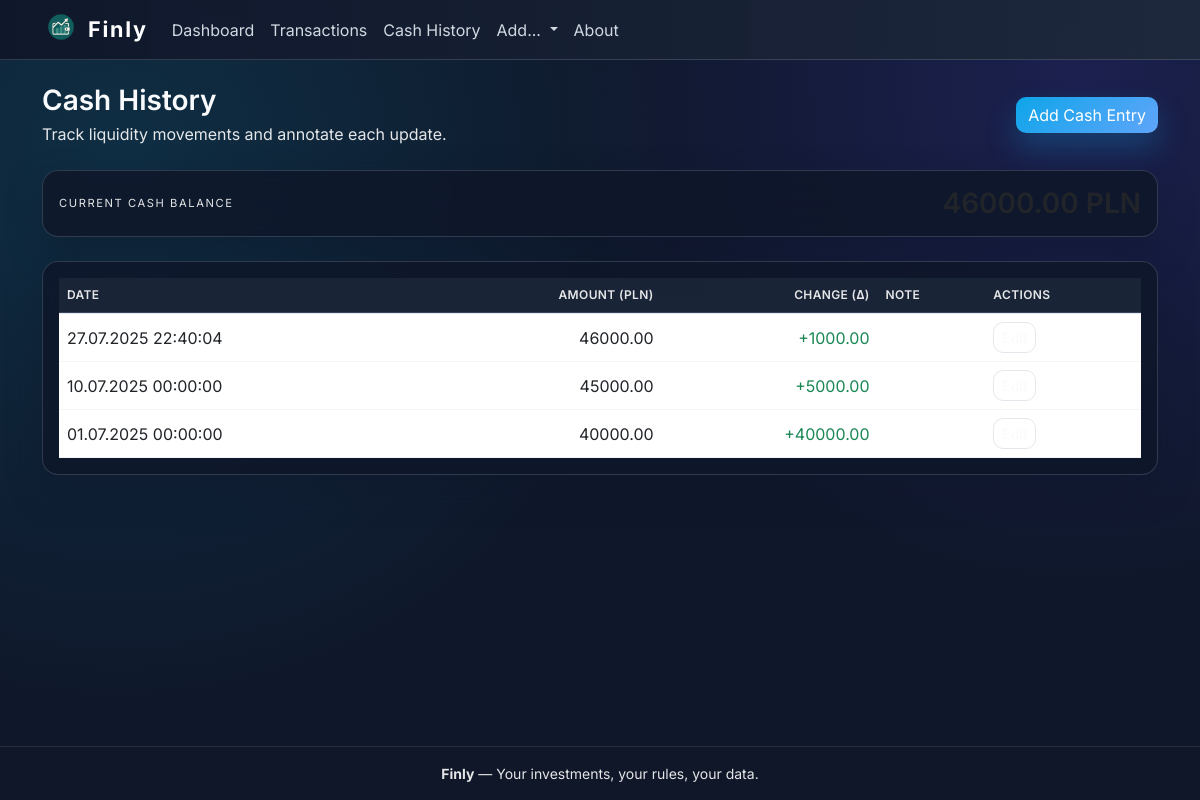
Page /cash/history on the earlier database version.
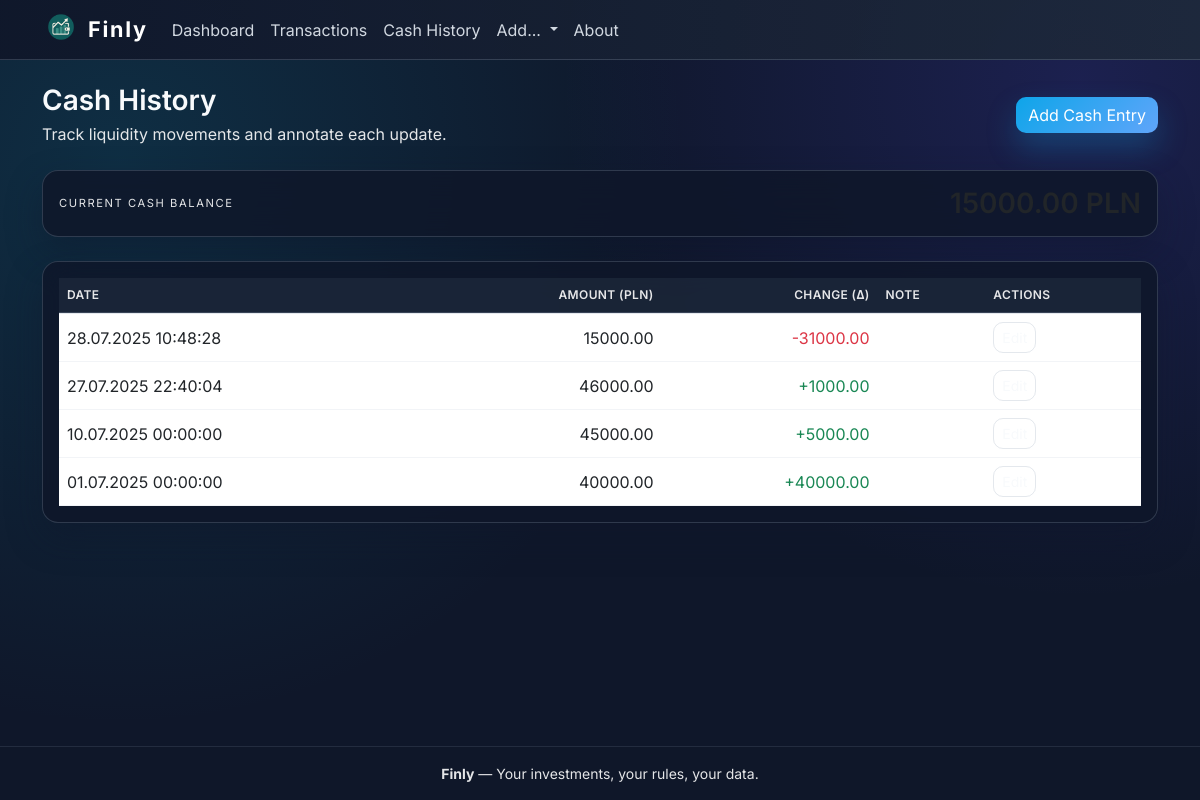
Same page on the later database version.
### tables this page shows
CREATE TABLE cash_deposits (
        id INTEGER PRIMARY KEY AUTOINCREMENT,
        created_at TEXT NOT NULL,
        amount REAL NOT NULL,
        delta REAL NOT NULL,
        note TEXT
    );

### routes/cash.py (the view)
@cash_bp.route('/history')
def cash_history():
    db = get_db()
    cur = db.cursor()
    cur.execute("SELECT * FROM cash_deposits ORDER BY created_at DESC")
    deposits = cur.fetchall()
    cur.execute("SELECT amount FROM cash_deposits ORDER BY created_at DESC LIMIT 1")
    current_row = cur.fetchone()
    if current_row:
        current_balance = (
            current_row["amount"] if hasattr(current_row, "keys") else current_row[0]
        )
    else:
        current_balance = 0.0
    return render_template(
        'cash_history.html',
        deposits=deposits,
        current_balance=current_balance
    )

### app.py (called while the page is built)
@app.context_processor
def inject_globals():
    return {"current_year": datetime.now().year}

### db.py (called while the page is built)
def get_db():
    if "db" not in g:
        conn = sqlite3.connect(DB_PATH)
        conn.row_factory = sqlite3.Row
        g.db = conn
    return g.db

### helpers.py (called while the page is built)
def euro_datetime(value):
    if value:
        try:
            dt = datetime.fromisoformat(value)
        except Exception:
            dt = datetime.strptime(value, "%Y-%m-%dT%H:%M:%S")
        return dt.strftime("%d.%m.%Y %H:%M:%S")
    return ''

### templates/cash_history.html
{% extends "base.html" %}
{% block content %}
<div class="d-flex flex-column flex-md-row justify-content-between align-items-start align-items-md-center gap-3 mb-4">
  <div>
    <h1 class="h3 fw-semibold mb-1">Cash History</h1>
    <p class="text-muted mb-0">Track liquidity movements and annotate each update.</p>
  </div>
  <a href="{{ url_for('cash.add_cash') }}" class="btn btn-primary">Add Cash Entry</a>
</div>
<div class="card mb-4">
  <div class="card-body">
    <div class="d-flex justify-content-between align-items-center flex-wrap gap-2">
      <span class="text-muted text-uppercase" style="letter-spacing:.14em; font-size:.7rem;">Current Cash Balance</span>
      <h3 class="fw-semibold mb-0">{{ "%.2f"|format(current_balance) }} PLN</h3>
    </div>
  </div>
</div>
<div class="card">
  <div class="card-body">
    <div class="table-responsive">
      <table class="table align-middle mb-0">
        <thead>
          <tr>
            <th>Date</th>
            <th class="text-end">Amount (PLN)</th>
            <th class="text-end">Change (Δ)</th>
            <th>Note</th>
            <th>Actions</th>
          </tr>
        </thead>
        <tbody>
          {% for deposit in deposits %}
          <tr>
            <td>{{ deposit[1]|euro_datetime }}</td>
            <td class="text-end">{{ "%.2f"|format(deposit[2]) }}</td>
            <td class="text-end">
              {% if deposit[3]|float >= 0 %}
                <span class="text-success">+{{ "%.2f"|format(deposit[3]|float) }}</span>
              {% else %}
                <span class="text-danger">{{ "%.2f"|format(deposit[3]|float) }}</span>
              {% endif %}
            </td>
            <td>{{ deposit[4] }}</td>
            <td>
              <a href="{{ url_for('cash.edit_cash', deposit_id=deposit[0]) }}" class="btn btn-sm btn-outline-secondary">Edit</a>
            </td>
          </tr>
          {% endfor %}
        </tbody>
      </table>
    </div>
  </div>
</div>
{% endblock %}

Differences in the rows shown:
added cash_deposits: created_at "28.07.2025 10:48:28", amount "15000.00", delta "-31000.00"
